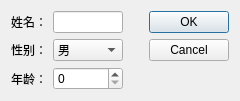
<?xml version="1.0" encoding="UTF-8"?>
<ui version="4.0">
 <class>QSettingDlg</class>
 <widget class="QWidget" name="QSettingDlg">
  <property name="geometry">
   <rect>
    <x>0</x>
    <y>0</y>
    <width>240</width>
    <height>98</height>
   </rect>
  </property>
  <property name="windowTitle">
   <string>QSettingDlg</string>
  </property>
  <layout class="QHBoxLayout" name="horizontalLayout_4">
   <item>
    <layout class="QVBoxLayout" name="verticalLayout">
     <item>
      <layout class="QHBoxLayout" name="horizontalLayout">
       <item>
        <widget class="QLabel" name="label">
         <property name="text">
          <string>姓名：</string>
         </property>
        </widget>
       </item>
       <item>
        <widget class="QLineEdit" name="editName">
         <property name="toolTip">
          <string>&lt;html&gt;&lt;head/&gt;&lt;body&gt;&lt;p&gt;&lt;span style=&quot; font-weight:600; color:#ff0000;&quot;&gt;姓名不能为空&lt;/span&gt;&lt;/p&gt;&lt;/body&gt;&lt;/html&gt;</string>
         </property>
        </widget>
       </item>
      </layout>
     </item>
     <item>
      <layout class="QHBoxLayout" name="horizontalLayout_2">
       <item>
        <widget class="QLabel" name="label_2">
         <property name="text">
          <string>性别：</string>
         </property>
        </widget>
       </item>
       <item>
        <widget class="QComboBox" name="cboSex">
         <property name="sizePolicy">
          <sizepolicy hsizetype="Expanding" vsizetype="Fixed">
           <horstretch>0</horstretch>
           <verstretch>0</verstretch>
          </sizepolicy>
         </property>
         <item>
          <property name="text">
           <string>男</string>
          </property>
         </item>
         <item>
          <property name="text">
           <string>女</string>
          </property>
         </item>
        </widget>
       </item>
      </layout>
     </item>
     <item>
      <layout class="QHBoxLayout" name="horizontalLayout_3">
       <item>
        <widget class="QLabel" name="label_3">
         <property name="text">
          <string>年龄：</string>
         </property>
        </widget>
       </item>
       <item>
        <widget class="QSpinBox" name="spinAge">
         <property name="sizePolicy">
          <sizepolicy hsizetype="Expanding" vsizetype="Fixed">
           <horstretch>0</horstretch>
           <verstretch>0</verstretch>
          </sizepolicy>
         </property>
         <property name="maximum">
          <number>120</number>
         </property>
        </widget>
       </item>
      </layout>
     </item>
    </layout>
   </item>
   <item>
    <spacer name="horizontalSpacer">
     <property name="orientation">
      <enum>Qt::Horizontal</enum>
     </property>
     <property name="sizeType">
      <enum>QSizePolicy::Fixed</enum>
     </property>
     <property name="sizeHint" stdset="0">
      <size>
       <width>20</width>
       <height>20</height>
      </size>
     </property>
    </spacer>
   </item>
   <item>
    <widget class="QDialogButtonBox" name="buttonBox">
     <property name="orientation">
      <enum>Qt::Vertical</enum>
     </property>
     <property name="standardButtons">
      <set>QDialogButtonBox::Cancel|QDialogButtonBox::Ok</set>
     </property>
    </widget>
   </item>
  </layout>
 </widget>
 <layoutdefault spacing="6" margin="11"/>
 <resources/>
 <connections/>
</ui>
